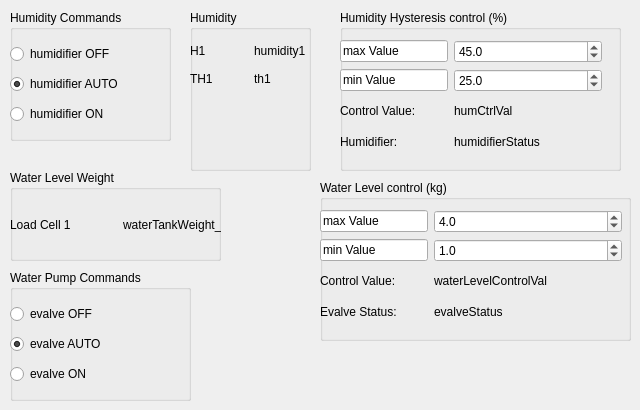
    <widget class="QWidget" name="tab">
     <attribute name="title">
      <string>Water</string>
     </attribute>
     <widget class="QGroupBox" name="groupBox_12">
      <property name="geometry">
       <rect>
        <x>10</x>
        <y>10</y>
        <width>161</width>
        <height>131</height>
       </rect>
      </property>
      <property name="title">
       <string>Humidity Commands</string>
      </property>
      <widget class="QWidget" name="layoutWidget_13">
       <property name="geometry">
        <rect>
         <x>0</x>
         <y>30</y>
         <width>140</width>
         <height>89</height>
        </rect>
       </property>
       <layout class="QVBoxLayout" name="verticalLayout_5">
        <item>
         <widget class="QRadioButton" name="humidifierOFF_radioBtn">
          <property name="text">
           <string>humidifier OFF</string>
          </property>
         </widget>
        </item>
        <item>
         <widget class="QRadioButton" name="humidifierAUTO_radioBtn">
          <property name="text">
           <string>humidifier AUTO</string>
          </property>
          <property name="checked">
           <bool>true</bool>
          </property>
         </widget>
        </item>
        <item>
         <widget class="QRadioButton" name="humidifierON_radioBtn">
          <property name="text">
           <string>humidifier ON</string>
          </property>
         </widget>
        </item>
       </layout>
      </widget>
     </widget>
     <widget class="QGroupBox" name="groupBox_10">
      <property name="geometry">
       <rect>
        <x>340</x>
        <y>10</y>
        <width>281</width>
        <height>161</height>
       </rect>
      </property>
      <property name="title">
       <string>Humidity Hysteresis control (%)</string>
      </property>
      <widget class="QWidget" name="layoutWidget_6">
       <property name="geometry">
        <rect>
         <x>0</x>
         <y>30</y>
         <width>262</width>
         <height>114</height>
        </rect>
       </property>
       <layout class="QGridLayout" name="gridLayout_7">
        <item row="2" column="0">
         <widget class="QLineEdit" name="minValue_humidity_lineEdit">
          <property name="sizePolicy">
           <sizepolicy hsizetype="Minimum" vsizetype="Fixed">
            <horstretch>0</horstretch>
            <verstretch>0</verstretch>
           </sizepolicy>
          </property>
          <property name="text">
           <string>min Value</string>
          </property>
         </widget>
        </item>
        <item row="3" column="0">
         <widget class="QLabel" name="ControlValue_H">
          <property name="sizePolicy">
           <sizepolicy hsizetype="Minimum" vsizetype="Preferred">
            <horstretch>0</horstretch>
            <verstretch>0</verstretch>
           </sizepolicy>
          </property>
          <property name="text">
           <string>Control Value:</string>
          </property>
         </widget>
        </item>
        <item row="3" column="1">
         <widget class="QLabel" name="humCtrlVal">
          <property name="text">
           <string>humCtrlVal</string>
          </property>
         </widget>
        </item>
        <item row="2" column="1">
         <widget class="QDoubleSpinBox" name="minHysteresisValue_humidity_spinBox">
          <property name="sizePolicy">
           <sizepolicy hsizetype="Expanding" vsizetype="Fixed">
            <horstretch>0</horstretch>
            <verstretch>0</verstretch>
           </sizepolicy>
          </property>
          <property name="decimals">
           <number>1</number>
          </property>
          <property name="minimum">
           <double>0.000000000000000</double>
          </property>
          <property name="maximum">
           <double>100.000000000000000</double>
          </property>
          <property name="singleStep">
           <double>0.100000000000000</double>
          </property>
          <property name="value">
           <double>25.000000000000000</double>
          </property>
         </widget>
        </item>
        <item row="1" column="0">
         <widget class="QLineEdit" name="maxValue_humidity_lineEdit">
          <property name="sizePolicy">
           <sizepolicy hsizetype="Minimum" vsizetype="Fixed">
            <horstretch>0</horstretch>
            <verstretch>0</verstretch>
           </sizepolicy>
          </property>
          <property name="text">
           <string>max Value</string>
          </property>
         </widget>
        </item>
        <item row="1" column="1">
         <widget class="QDoubleSpinBox" name="maxHysteresisValue_humidity_spinBox">
          <property name="sizePolicy">
           <sizepolicy hsizetype="Expanding" vsizetype="Fixed">
            <horstretch>0</horstretch>
            <verstretch>0</verstretch>
           </sizepolicy>
          </property>
          <property name="decimals">
           <number>1</number>
          </property>
          <property name="minimum">
           <double>0.000000000000000</double>
          </property>
          <property name="maximum">
           <double>100.000000000000000</double>
          </property>
          <property name="singleStep">
           <double>0.100000000000000</double>
          </property>
          <property name="value">
           <double>45.000000000000000</double>
          </property>
         </widget>
        </item>
        <item row="4" column="0">
         <widget class="QLabel" name="Humidifier">
          <property name="sizePolicy">
           <sizepolicy hsizetype="Minimum" vsizetype="Preferred">
            <horstretch>0</horstretch>
            <verstretch>0</verstretch>
           </sizepolicy>
          </property>
          <property name="text">
           <string>Humidifier:</string>
          </property>
         </widget>
        </item>
        <item row="4" column="1">
         <widget class="QLabel" name="humidifierStatus">
          <property name="text">
           <string>humidifierStatus</string>
          </property>
         </widget>
        </item>
       </layout>
      </widget>
     </widget>
     <widget class="QGroupBox" name="groupBox_4">
      <property name="geometry">
       <rect>
        <x>190</x>
        <y>10</y>
        <width>121</width>
        <height>161</height>
       </rect>
      </property>
      <property name="title">
       <string>Humidity</string>
      </property>
      <widget class="QWidget" name="layoutWidget_2">
       <property name="geometry">
        <rect>
         <x>0</x>
         <y>30</y>
         <width>121</width>
         <height>50</height>
        </rect>
       </property>
       <layout class="QGridLayout" name="gridLayout_12">
        <item row="0" column="0">
         <layout class="QHBoxLayout" name="horizontalLayout_2">
          <item>
           <widget class="QLabel" name="H1_H">
            <property name="text">
             <string>H1</string>
            </property>
           </widget>
          </item>
          <item>
           <widget class="QLabel" name="humidity1_H">
            <property name="text">
             <string>humidity1</string>
            </property>
           </widget>
          </item>
         </layout>
        </item>
        <item row="1" column="0">
         <layout class="QHBoxLayout" name="horizontalLayout_3">
          <item>
           <widget class="QLabel" name="H1_H_2">
            <property name="text">
             <string>TH1</string>
            </property>
           </widget>
          </item>
          <item>
           <widget class="QLabel" name="temperatureFromHumidity1">
            <property name="text">
             <string>th1</string>
            </property>
           </widget>
          </item>
         </layout>
        </item>
       </layout>
      </widget>
     </widget>
     <widget class="QGroupBox" name="groupBox_11">
      <property name="geometry">
       <rect>
        <x>10</x>
        <y>170</y>
        <width>211</width>
        <height>91</height>
       </rect>
      </property>
      <property name="title">
       <string>Water Level Weight</string>
      </property>
      <widget class="QWidget" name="layoutWidget_4">
       <property name="geometry">
        <rect>
         <x>0</x>
         <y>30</y>
         <width>220</width>
         <height>50</height>
        </rect>
       </property>
       <layout class="QGridLayout" name="gridLayout_13">
        <item row="0" column="0">
         <layout class="QHBoxLayout" name="horizontalLayout_10">
          <item>
           <widget class="QLabel" name="LoadCellWeight_1">
            <property name="text">
             <string>Load Cell 1</string>
            </property>
           </widget>
          </item>
          <item>
           <widget class="QLabel" name="waterTankWeight_1">
            <property name="text">
             <string>waterTankWeight_1</string>
            </property>
           </widget>
          </item>
         </layout>
        </item>
       </layout>
      </widget>
     </widget>
     <widget class="QGroupBox" name="groupBox_13">
      <property name="geometry">
       <rect>
        <x>320</x>
        <y>180</y>
        <width>311</width>
        <height>161</height>
       </rect>
      </property>
      <property name="title">
       <string>Water Level control (kg)</string>
      </property>
      <widget class="QWidget" name="layoutWidget_7">
       <property name="geometry">
        <rect>
         <x>0</x>
         <y>30</y>
         <width>302</width>
         <height>114</height>
        </rect>
       </property>
       <layout class="QGridLayout" name="gridLayout_14">
        <item row="2" column="0">
         <widget class="QLineEdit" name="minValue_waterLevelControl_lineEdit">
          <property name="sizePolicy">
           <sizepolicy hsizetype="Minimum" vsizetype="Fixed">
            <horstretch>0</horstretch>
            <verstretch>0</verstretch>
           </sizepolicy>
          </property>
          <property name="text">
           <string>min Value</string>
          </property>
         </widget>
        </item>
        <item row="3" column="0">
         <widget class="QLabel" name="ControlValue_waterLevelControl">
          <property name="sizePolicy">
           <sizepolicy hsizetype="Minimum" vsizetype="Preferred">
            <horstretch>0</horstretch>
            <verstretch>0</verstretch>
           </sizepolicy>
          </property>
          <property name="text">
           <string>Control Value:</string>
          </property>
         </widget>
        </item>
        <item row="3" column="1">
         <widget class="QLabel" name="waterLevelControlVal">
          <property name="text">
           <string>waterLevelControlVal</string>
          </property>
         </widget>
        </item>
        <item row="2" column="1">
         <widget class="QDoubleSpinBox" name="minHysteresisValue_waterLevelControl_spinBox">
          <property name="sizePolicy">
           <sizepolicy hsizetype="Expanding" vsizetype="Fixed">
            <horstretch>0</horstretch>
            <verstretch>0</verstretch>
           </sizepolicy>
          </property>
          <property name="decimals">
           <number>1</number>
          </property>
          <property name="minimum">
           <double>0.000000000000000</double>
          </property>
          <property name="maximum">
           <double>5.000000000000000</double>
          </property>
          <property name="singleStep">
           <double>0.100000000000000</double>
          </property>
          <property name="value">
           <double>1.000000000000000</double>
          </property>
         </widget>
        </item>
        <item row="1" column="0">
         <widget class="QLineEdit" name="maxValue_waterLevelControl_lineEdit">
          <property name="sizePolicy">
           <sizepolicy hsizetype="Minimum" vsizetype="Fixed">
            <horstretch>0</horstretch>
            <verstretch>0</verstretch>
           </sizepolicy>
          </property>
          <property name="text">
           <string>max Value</string>
          </property>
         </widget>
        </item>
        <item row="1" column="1">
         <widget class="QDoubleSpinBox" name="maxHysteresisValue_waterLevelControl_spinBox">
          <property name="sizePolicy">
           <sizepolicy hsizetype="Expanding" vsizetype="Fixed">
            <horstretch>0</horstretch>
            <verstretch>0</verstretch>
           </sizepolicy>
          </property>
          <property name="decimals">
           <number>1</number>
          </property>
          <property name="minimum">
           <double>0.000000000000000</double>
          </property>
          <property name="maximum">
           <double>5.000000000000000</double>
          </property>
          <property name="singleStep">
           <double>0.100000000000000</double>
          </property>
          <property name="value">
           <double>4.000000000000000</double>
          </property>
         </widget>
        </item>
        <item row="4" column="0">
         <widget class="QLabel" name="Pum_Status">
          <property name="sizePolicy">
           <sizepolicy hsizetype="Minimum" vsizetype="Preferred">
            <horstretch>0</horstretch>
            <verstretch>0</verstretch>
           </sizepolicy>
          </property>
          <property name="text">
           <string>Evalve Status:</string>
          </property>
         </widget>
        </item>
        <item row="4" column="1">
         <widget class="QLabel" name="evalveStatus">
          <property name="text">
           <string>evalveStatus</string>
          </property>
         </widget>
        </item>
       </layout>
      </widget>
     </widget>
     <widget class="QGroupBox" name="groupBox_14">
      <property name="geometry">
       <rect>
        <x>10</x>
        <y>270</y>
        <width>181</width>
        <height>131</height>
       </rect>
      </property>
      <property name="title">
       <string>Water Pump Commands</string>
      </property>
      <widget class="QWidget" name="layoutWidget_14">
       <property name="geometry">
        <rect>
         <x>0</x>
         <y>30</y>
         <width>140</width>
         <height>89</height>
        </rect>
       </property>
       <layout class="QVBoxLayout" name="verticalLayout_6">
        <item>
         <widget class="QRadioButton" name="evalveOFF_radioBtn">
          <property name="text">
           <string>evalve OFF</string>
          </property>
         </widget>
        </item>
        <item>
         <widget class="QRadioButton" name="evalveAUTO_radioBtn">
          <property name="text">
           <string>evalve AUTO</string>
          </property>
          <property name="checked">
           <bool>true</bool>
          </property>
         </widget>
        </item>
        <item>
         <widget class="QRadioButton" name="evalveON_radioBtn">
          <property name="text">
           <string>evalve ON</string>
          </property>
         </widget>
        </item>
       </layout>
      </widget>
     </widget>
    </widget>
